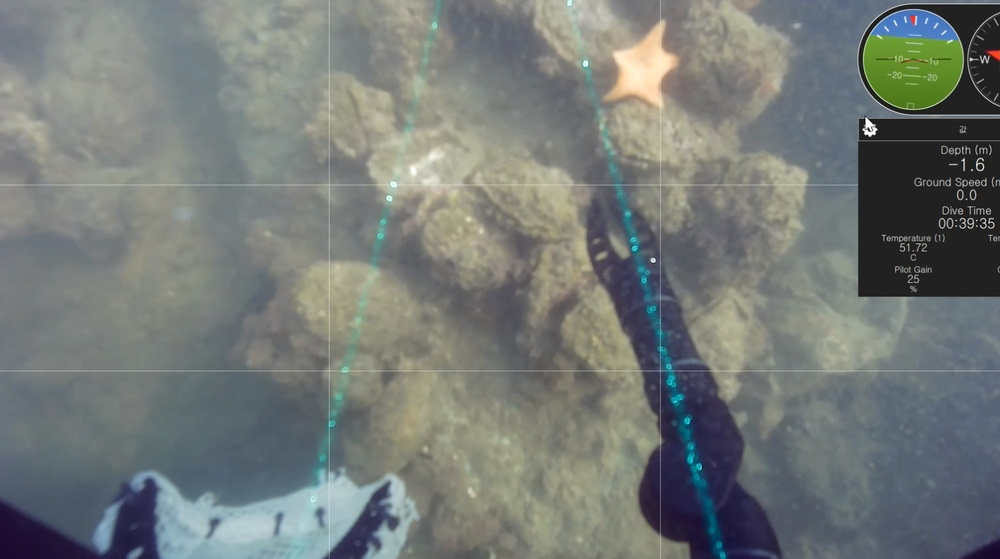
#> input picture Python/Tools/2021/ParticularColor_Extraction/Image/20211018_173828_1.jpg, 1000 x 559 px, shrunk from 1641 x 918 before the run; its folder holds only this picture in this run
$ python sharpening.py
#> lines starting #> are read from the running program, lines starting #| are printed output that depends on the picture
import numpy as np
import os
import cv2
from glob import glob

route=os.getcwd()
image_list = glob(route + "/Image/*.jpg")

sharpening_mask1 = np.array([[-1,-1,-1],[-1,9,-1],[-1,-1,-1]])
sharpening_mask2 = np.array([[0,-1,0],[-1,5,-1],[0,-1,0]])


for image in image_list:
    name = image[-6 : image.rfind(".")]

    img = cv2.imread(image)
#> img is the input picture: shape (559, 1000, 3); mean B, G, R 119.2, 121.9, 116.5
    gray = img
    gray = cv2.cvtColor(img,cv2.COLOR_BGR2GRAY)
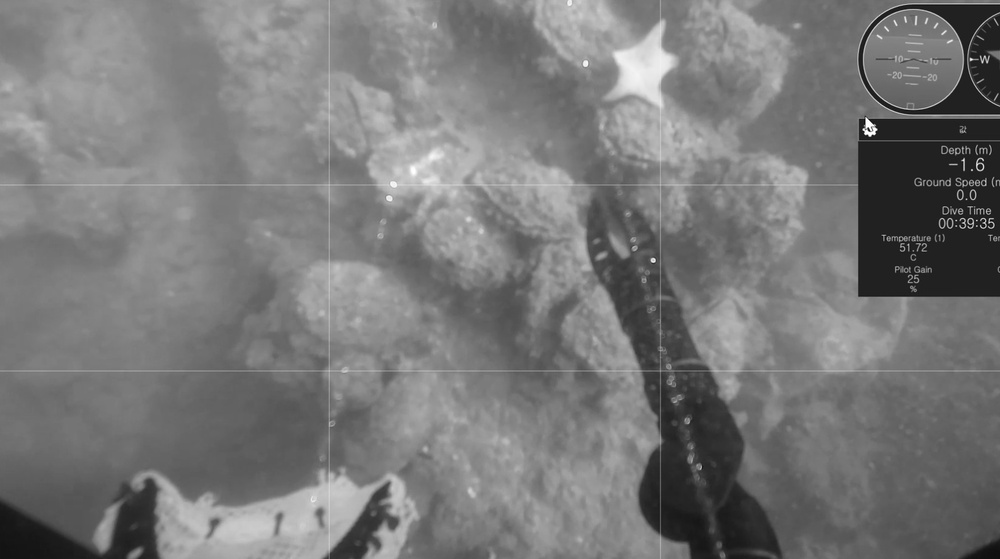
#> gray: shape (559, 1000); min 5, max 255, mean 120

    sharpening_out1 = cv2.filter2D(gray,-1,sharpening_mask1)
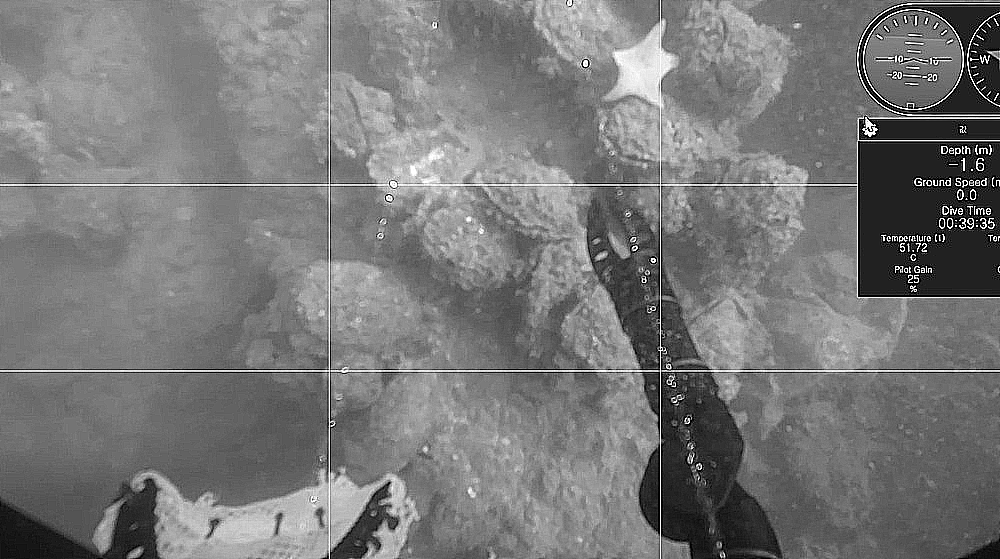
#> sharpening_out1: shape (559, 1000); min 0, max 255, mean 120.1
    sharpening_out2 = cv2.filter2D(gray,-1,sharpening_mask2)

    cv2.imwrite(route + "/sharpening/" + name + "_1" + ".jpg", sharpening_out1)
    cv2.imwrite(route + "/sharpening/" + name + "_2" + ".jpg", sharpening_out2)
